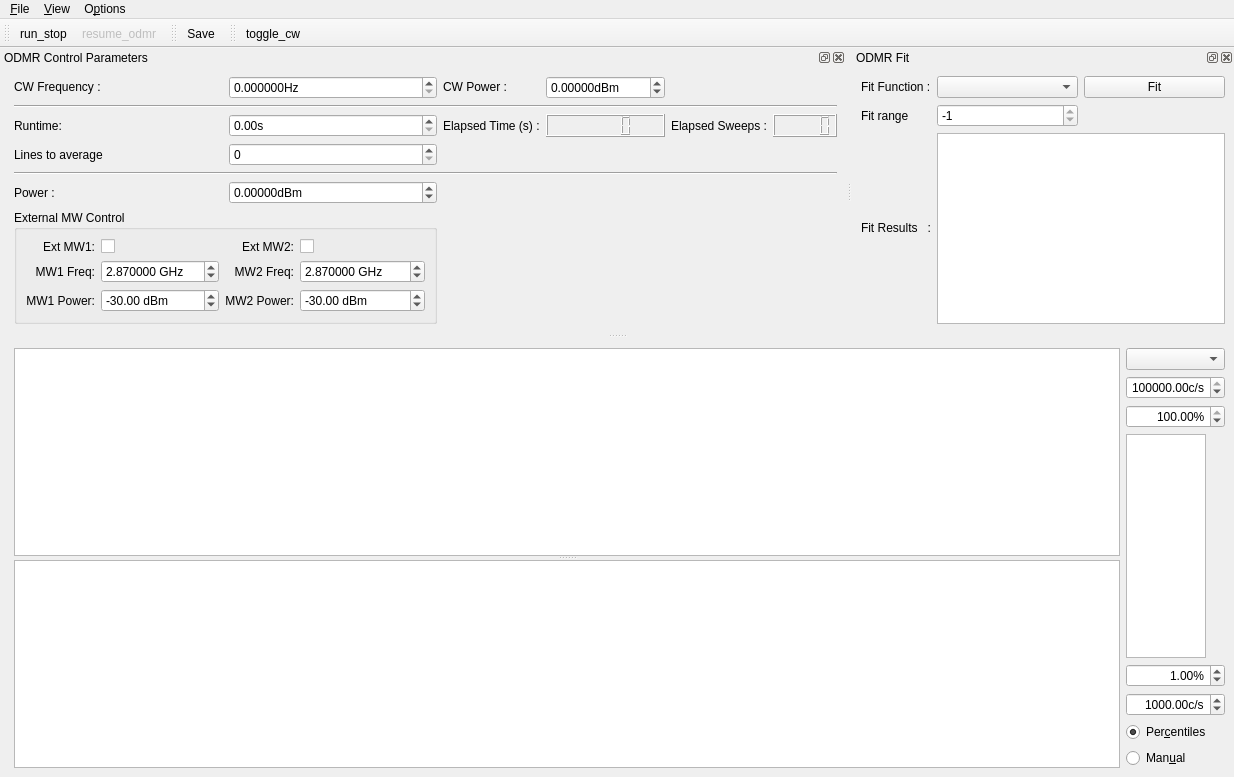
<?xml version="1.0" encoding="UTF-8"?>
<ui version="4.0">
 <class>MainWindow</class>
 <widget class="QMainWindow" name="MainWindow">
  <property name="geometry">
   <rect>
    <x>0</x>
    <y>0</y>
    <width>1234</width>
    <height>777</height>
   </rect>
  </property>
  <property name="contextMenuPolicy">
   <enum>Qt::DefaultContextMenu</enum>
  </property>
  <property name="windowTitle">
   <string>qudi: ODMR</string>
  </property>
  <widget class="QWidget" name="centralwidget">
   <layout class="QHBoxLayout" name="horizontalLayout">
    <item>
     <spacer name="horizontalSpacer">
      <property name="orientation">
       <enum>Qt::Horizontal</enum>
      </property>
      <property name="sizeHint" stdset="0">
       <size>
        <width>5</width>
        <height>20</height>
       </size>
      </property>
     </spacer>
    </item>
    <item>
     <widget class="QSplitter" name="splitter">
      <property name="sizePolicy">
       <sizepolicy hsizetype="Preferred" vsizetype="Expanding">
        <horstretch>1</horstretch>
        <verstretch>0</verstretch>
       </sizepolicy>
      </property>
      <property name="orientation">
       <enum>Qt::Vertical</enum>
      </property>
      <widget class="PlotWidget" name="odmr_PlotWidget">
       <property name="sizePolicy">
        <sizepolicy hsizetype="Expanding" vsizetype="Expanding">
         <horstretch>1</horstretch>
         <verstretch>1</verstretch>
        </sizepolicy>
       </property>
      </widget>
      <widget class="PlotWidget" name="odmr_matrix_PlotWidget">
       <property name="sizePolicy">
        <sizepolicy hsizetype="Expanding" vsizetype="Expanding">
         <horstretch>1</horstretch>
         <verstretch>1</verstretch>
        </sizepolicy>
       </property>
      </widget>
     </widget>
    </item>
    <item>
     <layout class="QVBoxLayout" name="verticalLayout">
      <item>
       <widget class="QComboBox" name="odmr_channel_ComboBox"/>
      </item>
      <item>
       <widget class="ScienDSpinBox" name="odmr_cb_max_DoubleSpinBox">
        <property name="maximumSize">
         <size>
          <width>100</width>
          <height>16777215</height>
         </size>
        </property>
        <property name="alignment">
         <set>Qt::AlignRight|Qt::AlignTrailing|Qt::AlignVCenter</set>
        </property>
        <property name="suffix">
         <string>c/s</string>
        </property>
        <property name="minimum">
         <double>-10.000000000000000</double>
        </property>
        <property name="maximum">
         <double>1000000000.000000000000000</double>
        </property>
        <property name="value">
         <double>100000.000000000000000</double>
        </property>
       </widget>
      </item>
      <item>
       <widget class="ScienDSpinBox" name="odmr_cb_high_percentile_DoubleSpinBox">
        <property name="maximumSize">
         <size>
          <width>100</width>
          <height>16777215</height>
         </size>
        </property>
        <property name="alignment">
         <set>Qt::AlignRight|Qt::AlignTrailing|Qt::AlignVCenter</set>
        </property>
        <property name="suffix">
         <string>%</string>
        </property>
        <property name="minimum">
         <double>0.000000000000000</double>
        </property>
        <property name="maximum">
         <double>100.000000000000000</double>
        </property>
        <property name="value">
         <double>100.000000000000000</double>
        </property>
       </widget>
      </item>
      <item>
       <widget class="PlotWidget" name="odmr_cb_PlotWidget">
        <property name="sizePolicy">
         <sizepolicy hsizetype="Expanding" vsizetype="Expanding">
          <horstretch>0</horstretch>
          <verstretch>0</verstretch>
         </sizepolicy>
        </property>
        <property name="maximumSize">
         <size>
          <width>80</width>
          <height>16777215</height>
         </size>
        </property>
       </widget>
      </item>
      <item>
       <widget class="ScienDSpinBox" name="odmr_cb_low_percentile_DoubleSpinBox">
        <property name="maximumSize">
         <size>
          <width>100</width>
          <height>16777215</height>
         </size>
        </property>
        <property name="alignment">
         <set>Qt::AlignRight|Qt::AlignTrailing|Qt::AlignVCenter</set>
        </property>
        <property name="suffix">
         <string>%</string>
        </property>
        <property name="minimum">
         <double>0.000000000000000</double>
        </property>
        <property name="maximum">
         <double>100.000000000000000</double>
        </property>
        <property name="value">
         <double>1.000000000000000</double>
        </property>
       </widget>
      </item>
      <item>
       <widget class="ScienDSpinBox" name="odmr_cb_min_DoubleSpinBox">
        <property name="maximumSize">
         <size>
          <width>100</width>
          <height>16777215</height>
         </size>
        </property>
        <property name="alignment">
         <set>Qt::AlignRight|Qt::AlignTrailing|Qt::AlignVCenter</set>
        </property>
        <property name="suffix">
         <string>c/s</string>
        </property>
        <property name="minimum">
         <double>-10.000000000000000</double>
        </property>
        <property name="maximum">
         <double>1000000000.000000000000000</double>
        </property>
        <property name="value">
         <double>1000.000000000000000</double>
        </property>
       </widget>
      </item>
      <item>
       <widget class="QRadioButton" name="odmr_cb_centiles_RadioButton">
        <property name="text">
         <string>Per&amp;centiles</string>
        </property>
        <property name="checked">
         <bool>true</bool>
        </property>
        <attribute name="buttonGroup">
         <string notr="true">buttonGroup</string>
        </attribute>
       </widget>
      </item>
      <item>
       <widget class="QRadioButton" name="odmr_cb_manual_RadioButton">
        <property name="text">
         <string>Man&amp;ual</string>
        </property>
        <attribute name="buttonGroup">
         <string notr="true">buttonGroup</string>
        </attribute>
       </widget>
      </item>
     </layout>
    </item>
   </layout>
  </widget>
  <widget class="QMenuBar" name="menubar">
   <property name="geometry">
    <rect>
     <x>0</x>
     <y>0</y>
     <width>1234</width>
     <height>21</height>
    </rect>
   </property>
   <widget class="QMenu" name="menu_File">
    <property name="title">
     <string>&amp;File</string>
    </property>
    <addaction name="action_Save"/>
    <addaction name="action_Close"/>
   </widget>
   <widget class="QMenu" name="menu_Options">
    <property name="title">
     <string>O&amp;ptions</string>
    </property>
    <addaction name="action_Settings"/>
    <addaction name="action_FitSettings"/>
   </widget>
   <widget class="QMenu" name="menu_View">
    <property name="title">
     <string>&amp;View</string>
    </property>
    <addaction name="action_RestoreDefault"/>
   </widget>
   <addaction name="menu_File"/>
   <addaction name="menu_View"/>
   <addaction name="menu_Options"/>
  </widget>
  <widget class="QToolBar" name="toolBar">
   <property name="windowTitle">
    <string>toolBar</string>
   </property>
   <attribute name="toolBarArea">
    <enum>TopToolBarArea</enum>
   </attribute>
   <attribute name="toolBarBreak">
    <bool>false</bool>
   </attribute>
   <addaction name="action_run_stop"/>
   <addaction name="action_resume_odmr"/>
  </widget>
  <widget class="QDockWidget" name="odmr_control_DockWidget">
   <property name="enabled">
    <bool>true</bool>
   </property>
   <property name="sizePolicy">
    <sizepolicy hsizetype="Fixed" vsizetype="Fixed">
     <horstretch>1</horstretch>
     <verstretch>0</verstretch>
    </sizepolicy>
   </property>
   <property name="baseSize">
    <size>
     <width>0</width>
     <height>20</height>
    </size>
   </property>
   <property name="toolTip">
    <string/>
   </property>
   <property name="windowTitle">
    <string>ODMR Control Parameters</string>
   </property>
   <attribute name="dockWidgetArea">
    <number>4</number>
   </attribute>
   <widget class="QWidget" name="dockWidgetContents_3">
    <property name="sizePolicy">
     <sizepolicy hsizetype="Minimum" vsizetype="Minimum">
      <horstretch>0</horstretch>
      <verstretch>0</verstretch>
     </sizepolicy>
    </property>
    <layout class="QGridLayout" name="gridLayout">
     <item row="0" column="2">
      <widget class="ScienDSpinBox" name="cw_frequency_DoubleSpinBox">
       <property name="sizePolicy">
        <sizepolicy hsizetype="Minimum" vsizetype="Fixed">
         <horstretch>0</horstretch>
         <verstretch>0</verstretch>
        </sizepolicy>
       </property>
       <property name="suffix">
        <string>Hz</string>
       </property>
       <property name="decimals">
        <number>6</number>
       </property>
       <property name="maximum">
        <double>1000000000.000000000000000</double>
       </property>
       <property name="singleStep">
        <double>0.010000000000000</double>
       </property>
      </widget>
     </item>
     <item row="0" column="1">
      <widget class="QLabel" name="label">
       <property name="sizePolicy">
        <sizepolicy hsizetype="Minimum" vsizetype="Fixed">
         <horstretch>0</horstretch>
         <verstretch>0</verstretch>
        </sizepolicy>
       </property>
       <property name="text">
        <string>CW Frequency :</string>
       </property>
      </widget>
     </item>
     <item row="0" column="3">
      <widget class="QLabel" name="label_6">
       <property name="sizePolicy">
        <sizepolicy hsizetype="Minimum" vsizetype="Fixed">
         <horstretch>0</horstretch>
         <verstretch>0</verstretch>
        </sizepolicy>
       </property>
       <property name="text">
        <string>CW Power :</string>
       </property>
      </widget>
     </item>
     <item row="2" column="4">
      <widget class="QLCDNumber" name="elapsed_time_DisplayWidget">
       <property name="sizePolicy">
        <sizepolicy hsizetype="Minimum" vsizetype="Minimum">
         <horstretch>0</horstretch>
         <verstretch>0</verstretch>
        </sizepolicy>
       </property>
      </widget>
     </item>
     <item row="2" column="6">
      <widget class="QLCDNumber" name="elapsed_sweeps_DisplayWidget"/>
     </item>
     <item row="4" column="1" colspan="6">
      <widget class="Line" name="line">
       <property name="orientation">
        <enum>Qt::Horizontal</enum>
       </property>
      </widget>
     </item>
     <item row="2" column="5">
      <widget class="QLabel" name="label_10">
       <property name="sizePolicy">
        <sizepolicy hsizetype="Minimum" vsizetype="Minimum">
         <horstretch>0</horstretch>
         <verstretch>0</verstretch>
        </sizepolicy>
       </property>
       <property name="text">
        <string>Elapsed Sweeps :</string>
       </property>
      </widget>
     </item>
     <item row="0" column="4">
      <widget class="ScienDSpinBox" name="cw_power_DoubleSpinBox">
       <property name="sizePolicy">
        <sizepolicy hsizetype="Minimum" vsizetype="Fixed">
         <horstretch>0</horstretch>
         <verstretch>0</verstretch>
        </sizepolicy>
       </property>
       <property name="suffix">
        <string>dBm</string>
       </property>
       <property name="decimals">
        <number>5</number>
       </property>
       <property name="minimum">
        <double>-1000.000000000000000</double>
       </property>
       <property name="maximum">
        <double>100.000000000000000</double>
       </property>
      </widget>
     </item>
     <item row="2" column="2">
      <widget class="QDoubleSpinBox" name="runtime_DoubleSpinBox">
       <property name="sizePolicy">
        <sizepolicy hsizetype="Minimum" vsizetype="Fixed">
         <horstretch>0</horstretch>
         <verstretch>0</verstretch>
        </sizepolicy>
       </property>
       <property name="suffix">
        <string>s</string>
       </property>
       <property name="maximum">
        <double>10000000.000000000000000</double>
       </property>
      </widget>
     </item>
     <item row="2" column="3">
      <widget class="QLabel" name="label_8">
       <property name="sizePolicy">
        <sizepolicy hsizetype="Minimum" vsizetype="Minimum">
         <horstretch>0</horstretch>
         <verstretch>0</verstretch>
        </sizepolicy>
       </property>
       <property name="text">
        <string>Elapsed Time (s) :</string>
       </property>
      </widget>
     </item>
     <item row="5" column="2">
      <widget class="ScienDSpinBox" name="sweep_power_DoubleSpinBox">
       <property name="sizePolicy">
        <sizepolicy hsizetype="Minimum" vsizetype="Fixed">
         <horstretch>0</horstretch>
         <verstretch>0</verstretch>
        </sizepolicy>
       </property>
       <property name="suffix">
        <string>dBm</string>
       </property>
       <property name="decimals">
        <number>5</number>
       </property>
       <property name="minimum">
        <double>-1000.000000000000000</double>
       </property>
       <property name="maximum">
        <double>100.000000000000000</double>
       </property>
      </widget>
     </item>
     <item row="5" column="1">
      <widget class="QLabel" name="label_2">
       <property name="sizePolicy">
        <sizepolicy hsizetype="Minimum" vsizetype="Minimum">
         <horstretch>0</horstretch>
         <verstretch>0</verstretch>
        </sizepolicy>
       </property>
       <property name="text">
        <string>Power :</string>
       </property>
      </widget>
     </item>
     <item row="2" column="1">
      <widget class="QLabel" name="label_7">
       <property name="sizePolicy">
        <sizepolicy hsizetype="Minimum" vsizetype="Minimum">
         <horstretch>0</horstretch>
         <verstretch>0</verstretch>
        </sizepolicy>
       </property>
       <property name="text">
        <string>Runtime:</string>
       </property>
      </widget>
     </item>
     <item row="0" column="0" rowspan="7">
      <spacer name="horizontalSpacer_2">
       <property name="orientation">
        <enum>Qt::Horizontal</enum>
       </property>
       <property name="sizeHint" stdset="0">
        <size>
         <width>5</width>
         <height>20</height>
        </size>
       </property>
      </spacer>
     </item>
     <item row="3" column="1">
      <widget class="QLabel" name="average_label">
       <property name="text">
        <string>Lines to average</string>
       </property>
      </widget>
     </item>
     <item row="3" column="2">
      <widget class="QSpinBox" name="average_level_SpinBox">
       <property name="minimum">
        <number>0</number>
       </property>
       <property name="maximum">
        <number>1000</number>
       </property>
       <property name="singleStep">
        <number>1</number>
       </property>
       <property name="value">
        <number>0</number>
       </property>
      </widget>
     </item>
     <item row="1" column="1" colspan="6">
      <widget class="Line" name="line_2">
       <property name="minimumSize">
        <size>
         <width>0</width>
         <height>0</height>
        </size>
       </property>
       <property name="lineWidth">
        <number>1</number>
       </property>
       <property name="midLineWidth">
        <number>0</number>
       </property>
       <property name="orientation">
        <enum>Qt::Horizontal</enum>
       </property>
      </widget>
     </item>
     <item row="6" column="1" colspan="2">
      <widget class="QGroupBox" name="groupBox">
       <property name="title">
        <string>External MW Control</string>
       </property>
       <layout class="QGridLayout" name="gridLayout_4">
        <item row="0" column="0">
         <layout class="QGridLayout" name="gridLayout_3">
          <item row="2" column="2">
           <widget class="QLabel" name="ext_control_mw2_power_Label">
            <property name="text">
             <string>MW2 Power:</string>
            </property>
            <property name="alignment">
             <set>Qt::AlignRight|Qt::AlignTrailing|Qt::AlignVCenter</set>
            </property>
           </widget>
          </item>
          <item row="1" column="1">
           <widget class="QDoubleSpinBox" name="ext_control_mw1_freq_DoubleSpinBox">
            <property name="suffix">
             <string> GHz</string>
            </property>
            <property name="decimals">
             <number>6</number>
            </property>
            <property name="maximum">
             <double>100.000000000000000</double>
            </property>
            <property name="singleStep">
             <double>1.000000000000000</double>
            </property>
            <property name="value">
             <double>2.870000000000000</double>
            </property>
           </widget>
          </item>
          <item row="0" column="3">
           <widget class="QCheckBox" name="ext_control_use_mw2_CheckBox">
            <property name="text">
             <string/>
            </property>
           </widget>
          </item>
          <item row="2" column="0">
           <widget class="QLabel" name="ext_control_mw1_power_Label">
            <property name="text">
             <string>MW1 Power:</string>
            </property>
            <property name="alignment">
             <set>Qt::AlignRight|Qt::AlignTrailing|Qt::AlignVCenter</set>
            </property>
           </widget>
          </item>
          <item row="0" column="1">
           <widget class="QCheckBox" name="ext_control_use_mw1_CheckBox">
            <property name="text">
             <string/>
            </property>
           </widget>
          </item>
          <item row="1" column="3">
           <widget class="QDoubleSpinBox" name="ext_control_mw2_freq_DoubleSpinBox">
            <property name="suffix">
             <string> GHz</string>
            </property>
            <property name="decimals">
             <number>6</number>
            </property>
            <property name="maximum">
             <double>1000.000000000000000</double>
            </property>
            <property name="singleStep">
             <double>1.000000000000000</double>
            </property>
            <property name="value">
             <double>2.870000000000000</double>
            </property>
           </widget>
          </item>
          <item row="2" column="3">
           <widget class="QDoubleSpinBox" name="ext_control_mw2_power_DoubleSpinBox">
            <property name="suffix">
             <string> dBm</string>
            </property>
            <property name="minimum">
             <double>-50.000000000000000</double>
            </property>
            <property name="maximum">
             <double>40.000000000000000</double>
            </property>
            <property name="value">
             <double>-30.000000000000000</double>
            </property>
           </widget>
          </item>
          <item row="1" column="2">
           <widget class="QLabel" name="ext_control_mw2_freq_Label">
            <property name="text">
             <string>MW2 Freq:</string>
            </property>
            <property name="alignment">
             <set>Qt::AlignRight|Qt::AlignTrailing|Qt::AlignVCenter</set>
            </property>
           </widget>
          </item>
          <item row="0" column="2">
           <widget class="QLabel" name="label_3">
            <property name="text">
             <string>Ext MW2:</string>
            </property>
            <property name="alignment">
             <set>Qt::AlignRight|Qt::AlignTrailing|Qt::AlignVCenter</set>
            </property>
           </widget>
          </item>
          <item row="1" column="0">
           <widget class="QLabel" name="ext_control_mw1_freq_Label">
            <property name="text">
             <string>MW1 Freq:</string>
            </property>
            <property name="alignment">
             <set>Qt::AlignRight|Qt::AlignTrailing|Qt::AlignVCenter</set>
            </property>
           </widget>
          </item>
          <item row="2" column="1">
           <widget class="QDoubleSpinBox" name="ext_control_mw1_power_DoubleSpinBox">
            <property name="suffix">
             <string> dBm</string>
            </property>
            <property name="minimum">
             <double>-50.000000000000000</double>
            </property>
            <property name="maximum">
             <double>40.000000000000000</double>
            </property>
            <property name="value">
             <double>-30.000000000000000</double>
            </property>
           </widget>
          </item>
          <item row="0" column="0">
           <widget class="QLabel" name="label_4">
            <property name="text">
             <string>Ext MW1:</string>
            </property>
            <property name="alignment">
             <set>Qt::AlignRight|Qt::AlignTrailing|Qt::AlignVCenter</set>
            </property>
           </widget>
          </item>
         </layout>
        </item>
       </layout>
      </widget>
     </item>
    </layout>
   </widget>
  </widget>
  <widget class="QDockWidget" name="odmr_fit_DockWidget">
   <property name="sizePolicy">
    <sizepolicy hsizetype="Minimum" vsizetype="Minimum">
     <horstretch>0</horstretch>
     <verstretch>0</verstretch>
    </sizepolicy>
   </property>
   <property name="baseSize">
    <size>
     <width>0</width>
     <height>20</height>
    </size>
   </property>
   <property name="windowTitle">
    <string>ODMR Fit</string>
   </property>
   <attribute name="dockWidgetArea">
    <number>4</number>
   </attribute>
   <widget class="QWidget" name="dockWidgetContents_5">
    <property name="sizePolicy">
     <sizepolicy hsizetype="Minimum" vsizetype="Minimum">
      <horstretch>0</horstretch>
      <verstretch>0</verstretch>
     </sizepolicy>
    </property>
    <layout class="QGridLayout" name="gridLayout_2">
     <item row="0" column="2">
      <widget class="QPushButton" name="do_fit_PushButton">
       <property name="sizePolicy">
        <sizepolicy hsizetype="Minimum" vsizetype="Fixed">
         <horstretch>0</horstretch>
         <verstretch>0</verstretch>
        </sizepolicy>
       </property>
       <property name="text">
        <string>Fit</string>
       </property>
      </widget>
     </item>
     <item row="0" column="1">
      <widget class="FitSettingsComboBox" name="fit_methods_ComboBox">
       <property name="sizePolicy">
        <sizepolicy hsizetype="Minimum" vsizetype="Fixed">
         <horstretch>0</horstretch>
         <verstretch>0</verstretch>
        </sizepolicy>
       </property>
      </widget>
     </item>
     <item row="2" column="1" colspan="2">
      <widget class="QTextBrowser" name="odmr_fit_results_DisplayWidget">
       <property name="sizePolicy">
        <sizepolicy hsizetype="Ignored" vsizetype="Expanding">
         <horstretch>0</horstretch>
         <verstretch>0</verstretch>
        </sizepolicy>
       </property>
       <property name="baseSize">
        <size>
         <width>0</width>
         <height>1</height>
        </size>
       </property>
       <property name="sizeAdjustPolicy">
        <enum>QAbstractScrollArea::AdjustToContents</enum>
       </property>
       <property name="tabChangesFocus">
        <bool>true</bool>
       </property>
      </widget>
     </item>
     <item row="0" column="0">
      <widget class="QLabel" name="label_9">
       <property name="sizePolicy">
        <sizepolicy hsizetype="Fixed" vsizetype="Minimum">
         <horstretch>0</horstretch>
         <verstretch>0</verstretch>
        </sizepolicy>
       </property>
       <property name="text">
        <string>Fit Function :</string>
       </property>
      </widget>
     </item>
     <item row="2" column="0">
      <widget class="QLabel" name="label_12">
       <property name="sizePolicy">
        <sizepolicy hsizetype="Fixed" vsizetype="Fixed">
         <horstretch>0</horstretch>
         <verstretch>0</verstretch>
        </sizepolicy>
       </property>
       <property name="text">
        <string>Fit Results   :</string>
       </property>
      </widget>
     </item>
     <item row="1" column="1">
      <widget class="QSpinBox" name="fit_range_SpinBox">
       <property name="maximum">
        <number>-1</number>
       </property>
      </widget>
     </item>
     <item row="1" column="0">
      <widget class="QLabel" name="fit_range_Label">
       <property name="text">
        <string>Fit range</string>
       </property>
      </widget>
     </item>
    </layout>
   </widget>
  </widget>
  <widget class="QToolBar" name="save_ToolBar">
   <property name="windowTitle">
    <string>toolBar_2</string>
   </property>
   <attribute name="toolBarArea">
    <enum>TopToolBarArea</enum>
   </attribute>
   <attribute name="toolBarBreak">
    <bool>false</bool>
   </attribute>
   <addaction name="action_Save"/>
  </widget>
  <widget class="QToolBar" name="cw_ToolBar">
   <property name="windowTitle">
    <string>toolBar_2</string>
   </property>
   <attribute name="toolBarArea">
    <enum>TopToolBarArea</enum>
   </attribute>
   <attribute name="toolBarBreak">
    <bool>false</bool>
   </attribute>
   <addaction name="action_toggle_cw"/>
  </widget>
  <action name="action_Settings">
   <property name="icon">
    <iconset>
     <normaloff>../../artwork/icons/oxygen/22x22/configure.png</normaloff>../../artwork/icons/oxygen/22x22/configure.png</iconset>
   </property>
   <property name="text">
    <string>&amp;Settings</string>
   </property>
  </action>
  <action name="action_Save">
   <property name="icon">
    <iconset>
     <normaloff>../../artwork/icons/oxygen/22x22/document-save.png</normaloff>../../artwork/icons/oxygen/22x22/document-save.png</iconset>
   </property>
   <property name="text">
    <string>&amp;Save</string>
   </property>
   <property name="toolTip">
    <string>Save odmr data</string>
   </property>
  </action>
  <action name="action_Close">
   <property name="icon">
    <iconset>
     <normaloff>../../artwork/icons/oxygen/22x22/application-exit.png</normaloff>../../artwork/icons/oxygen/22x22/application-exit.png</iconset>
   </property>
   <property name="text">
    <string>&amp;Close</string>
   </property>
  </action>
  <action name="action_run_stop">
   <property name="checkable">
    <bool>true</bool>
   </property>
   <property name="icon">
    <iconset>
     <normaloff>../../artwork/icons/qudiTheme/22x22/start-counter.png</normaloff>
     <activeon>../../artwork/icons/qudiTheme/22x22/stop-counter.png</activeon>../../artwork/icons/qudiTheme/22x22/start-counter.png</iconset>
   </property>
   <property name="text">
    <string>run_stop</string>
   </property>
  </action>
  <action name="action_resume_odmr">
   <property name="checkable">
    <bool>true</bool>
   </property>
   <property name="enabled">
    <bool>false</bool>
   </property>
   <property name="icon">
    <iconset>
     <normaloff>../../artwork/icons/qudiTheme/22x22/restart-counter.png</normaloff>
     <activeon>../../artwork/icons/qudiTheme/22x22/stop-counter.png</activeon>../../artwork/icons/qudiTheme/22x22/restart-counter.png</iconset>
   </property>
   <property name="text">
    <string>resume_odmr</string>
   </property>
   <property name="toolTip">
    <string>resume odmr measurement</string>
   </property>
  </action>
  <action name="action_RestoreDefault">
   <property name="text">
    <string>Restore &amp;default</string>
   </property>
  </action>
  <action name="action_FitSettings">
   <property name="text">
    <string>Fit settings</string>
   </property>
  </action>
  <action name="action_toggle_cw">
   <property name="checkable">
    <bool>true</bool>
   </property>
   <property name="icon">
    <iconset>
     <normaloff>../../artwork/icons/oxygen/22x22/media-playback-start.png</normaloff>
     <normalon>../../artwork/icons/oxygen/22x22/media-playback-stop.png</normalon>
     <activeon>../../artwork/icons/oxygen/22x22/media-playback-stop.png</activeon>../../artwork/icons/oxygen/22x22/media-playback-start.png</iconset>
   </property>
   <property name="text">
    <string>toggle_cw</string>
   </property>
   <property name="toolTip">
    <string>toggle microwave CW output</string>
   </property>
  </action>
 </widget>
 <customwidgets>
  <customwidget>
   <class>PlotWidget</class>
   <extends>QGraphicsView</extends>
   <header>pyqtgraph</header>
  </customwidget>
  <customwidget>
   <class>ScienDSpinBox</class>
   <extends>QDoubleSpinBox</extends>
   <header>qtwidgets.scientific_spinbox.h</header>
  </customwidget>
  <customwidget>
   <class>FitSettingsComboBox</class>
   <extends>QComboBox</extends>
   <header>gui/fitsettings</header>
  </customwidget>
 </customwidgets>
 <tabstops>
  <tabstop>odmr_cb_max_DoubleSpinBox</tabstop>
  <tabstop>odmr_cb_high_percentile_DoubleSpinBox</tabstop>
  <tabstop>odmr_cb_PlotWidget</tabstop>
  <tabstop>odmr_cb_low_percentile_DoubleSpinBox</tabstop>
  <tabstop>odmr_cb_min_DoubleSpinBox</tabstop>
  <tabstop>odmr_cb_centiles_RadioButton</tabstop>
  <tabstop>odmr_cb_manual_RadioButton</tabstop>
  <tabstop>odmr_PlotWidget</tabstop>
  <tabstop>odmr_matrix_PlotWidget</tabstop>
 </tabstops>
 <resources/>
 <connections>
  <connection>
   <sender>action_Close</sender>
   <signal>triggered()</signal>
   <receiver>MainWindow</receiver>
   <slot>close()</slot>
   <hints>
    <hint type="sourcelabel">
     <x>-1</x>
     <y>-1</y>
    </hint>
    <hint type="destinationlabel">
     <x>531</x>
     <y>347</y>
    </hint>
   </hints>
  </connection>
 </connections>
 <buttongroups>
  <buttongroup name="buttonGroup"/>
 </buttongroups>
</ui>
